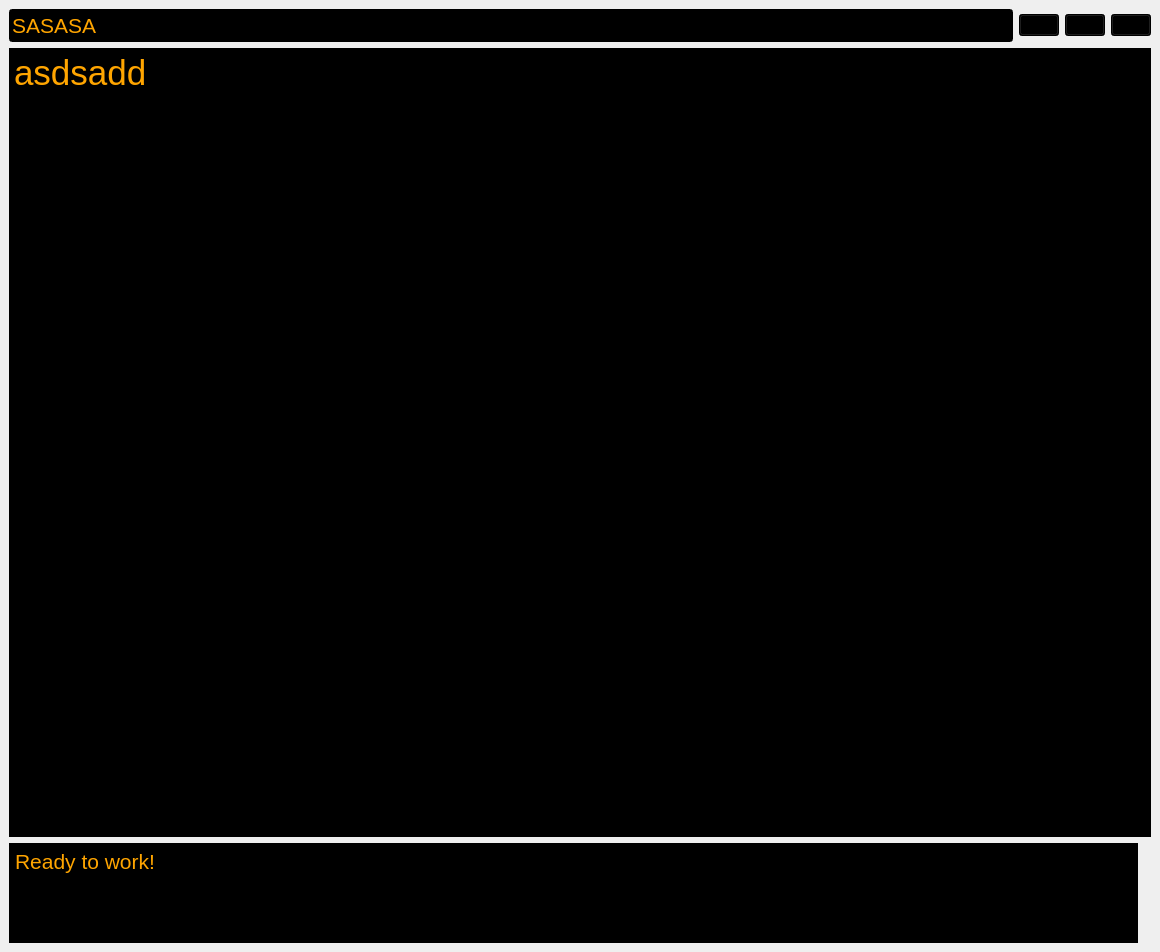
<?xml version="1.0" encoding="UTF-8"?>
<ui version="4.0">
 <class>MainWindow</class>
 <widget class="QMainWindow" name="MainWindow">
  <property name="geometry">
   <rect>
    <x>0</x>
    <y>0</y>
    <width>1160</width>
    <height>952</height>
   </rect>
  </property>
  <property name="windowTitle">
   <string>MainWindow</string>
  </property>
  <property name="styleSheet">
   <string notr="true">QWidget#centralwidget{
border-image: url(:/newPrefix/denise-bossarte-8rEJiVQk1Vw-unsplash.jpg);
}</string>
  </property>
  <widget class="QWidget" name="centralwidget">
   <layout class="QHBoxLayout" name="horizontalLayout_2">
    <item>
     <layout class="QVBoxLayout" name="generalContainer">
      <item>
       <layout class="QHBoxLayout" name="menuContainer">
        <item>
         <widget class="QLineEdit" name="adressLine">
          <property name="font">
           <font>
            <pointsize>16</pointsize>
           </font>
          </property>
          <property name="styleSheet">
           <string notr="true">QLineEdit {
background-color: black;
color: orange;
}</string>
          </property>
          <property name="text">
           <string>SASASA</string>
          </property>
          <property name="maxLength">
           <number>80</number>
          </property>
          <property name="frame">
           <bool>true</bool>
          </property>
          <property name="cursorPosition">
           <number>6</number>
          </property>
         </widget>
        </item>
        <item>
         <widget class="QPushButton" name="saveBtn">
          <property name="styleSheet">
           <string notr="true">QPushButton{
background-color:black;
color:orange;
}</string>
          </property>
          <property name="text">
           <string/>
          </property>
          <property name="icon">
           <iconset resource="form_Images/background.qrc">
            <normaloff>:/newPrefix/icons8-save-as-96.png</normaloff>:/newPrefix/icons8-save-as-96.png</iconset>
          </property>
          <property name="iconSize">
           <size>
            <width>30</width>
            <height>30</height>
           </size>
          </property>
          <property name="autoDefault">
           <bool>false</bool>
          </property>
          <property name="default">
           <bool>false</bool>
          </property>
          <property name="flat">
           <bool>false</bool>
          </property>
         </widget>
        </item>
        <item>
         <widget class="QPushButton" name="compileBtn">
          <property name="styleSheet">
           <string notr="true">QPushButton{
background-color:black;
color:orange;
}</string>
          </property>
          <property name="text">
           <string/>
          </property>
          <property name="icon">
           <iconset>
            <normalon>:/newPrefix/icons8-code-80.png</normalon>
           </iconset>
          </property>
          <property name="iconSize">
           <size>
            <width>30</width>
            <height>30</height>
           </size>
          </property>
         </widget>
        </item>
        <item>
         <widget class="QPushButton" name="closeBtn">
          <property name="styleSheet">
           <string notr="true">QPushButton{
background-color:black;
color:orange;
}</string>
          </property>
          <property name="text">
           <string/>
          </property>
          <property name="icon">
           <iconset resource="form_Images/background.qrc">
            <normaloff>:/newPrefix/icons8-close-window-96.png</normaloff>:/newPrefix/icons8-close-window-96.png</iconset>
          </property>
          <property name="iconSize">
           <size>
            <width>30</width>
            <height>30</height>
           </size>
          </property>
         </widget>
        </item>
       </layout>
      </item>
      <item>
       <layout class="QVBoxLayout" name="bodyContainer">
        <property name="rightMargin">
         <number>0</number>
        </property>
        <item>
         <widget class="QPlainTextEdit" name="codeEditor">
          <property name="minimumSize">
           <size>
            <width>0</width>
            <height>0</height>
           </size>
          </property>
          <property name="font">
           <font>
            <pointsize>26</pointsize>
           </font>
          </property>
          <property name="styleSheet">
           <string notr="true">QPlainTextEdit {
background-color: black;
color: orange;

}</string>
          </property>
          <property name="plainText">
           <string>asdsadd</string>
          </property>
         </widget>
        </item>
        <item>
         <layout class="QHBoxLayout" name="bottomContainer">
          <item alignment="Qt::AlignBottom">
           <widget class="QTextBrowser" name="logShower">
            <property name="enabled">
             <bool>true</bool>
            </property>
            <property name="palette">
             <palette>
              <active>
               <colorrole role="WindowText">
                <brush brushstyle="SolidPattern">
                 <color alpha="255">
                  <red>255</red>
                  <green>165</green>
                  <blue>0</blue>
                 </color>
                </brush>
               </colorrole>
               <colorrole role="Button">
                <brush brushstyle="SolidPattern">
                 <color alpha="255">
                  <red>0</red>
                  <green>0</green>
                  <blue>0</blue>
                 </color>
                </brush>
               </colorrole>
               <colorrole role="Text">
                <brush brushstyle="SolidPattern">
                 <color alpha="255">
                  <red>255</red>
                  <green>165</green>
                  <blue>0</blue>
                 </color>
                </brush>
               </colorrole>
               <colorrole role="ButtonText">
                <brush brushstyle="SolidPattern">
                 <color alpha="255">
                  <red>255</red>
                  <green>165</green>
                  <blue>0</blue>
                 </color>
                </brush>
               </colorrole>
               <colorrole role="Base">
                <brush brushstyle="SolidPattern">
                 <color alpha="255">
                  <red>0</red>
                  <green>0</green>
                  <blue>0</blue>
                 </color>
                </brush>
               </colorrole>
               <colorrole role="Window">
                <brush brushstyle="SolidPattern">
                 <color alpha="255">
                  <red>0</red>
                  <green>0</green>
                  <blue>0</blue>
                 </color>
                </brush>
               </colorrole>
              </active>
              <inactive>
               <colorrole role="WindowText">
                <brush brushstyle="SolidPattern">
                 <color alpha="255">
                  <red>255</red>
                  <green>165</green>
                  <blue>0</blue>
                 </color>
                </brush>
               </colorrole>
               <colorrole role="Button">
                <brush brushstyle="SolidPattern">
                 <color alpha="255">
                  <red>0</red>
                  <green>0</green>
                  <blue>0</blue>
                 </color>
                </brush>
               </colorrole>
               <colorrole role="Text">
                <brush brushstyle="SolidPattern">
                 <color alpha="255">
                  <red>255</red>
                  <green>165</green>
                  <blue>0</blue>
                 </color>
                </brush>
               </colorrole>
               <colorrole role="ButtonText">
                <brush brushstyle="SolidPattern">
                 <color alpha="255">
                  <red>255</red>
                  <green>165</green>
                  <blue>0</blue>
                 </color>
                </brush>
               </colorrole>
               <colorrole role="Base">
                <brush brushstyle="SolidPattern">
                 <color alpha="255">
                  <red>0</red>
                  <green>0</green>
                  <blue>0</blue>
                 </color>
                </brush>
               </colorrole>
               <colorrole role="Window">
                <brush brushstyle="SolidPattern">
                 <color alpha="255">
                  <red>0</red>
                  <green>0</green>
                  <blue>0</blue>
                 </color>
                </brush>
               </colorrole>
              </inactive>
              <disabled>
               <colorrole role="WindowText">
                <brush brushstyle="SolidPattern">
                 <color alpha="255">
                  <red>255</red>
                  <green>165</green>
                  <blue>0</blue>
                 </color>
                </brush>
               </colorrole>
               <colorrole role="Button">
                <brush brushstyle="SolidPattern">
                 <color alpha="255">
                  <red>0</red>
                  <green>0</green>
                  <blue>0</blue>
                 </color>
                </brush>
               </colorrole>
               <colorrole role="Text">
                <brush brushstyle="SolidPattern">
                 <color alpha="255">
                  <red>255</red>
                  <green>165</green>
                  <blue>0</blue>
                 </color>
                </brush>
               </colorrole>
               <colorrole role="ButtonText">
                <brush brushstyle="SolidPattern">
                 <color alpha="255">
                  <red>255</red>
                  <green>165</green>
                  <blue>0</blue>
                 </color>
                </brush>
               </colorrole>
               <colorrole role="Base">
                <brush brushstyle="SolidPattern">
                 <color alpha="255">
                  <red>0</red>
                  <green>0</green>
                  <blue>0</blue>
                 </color>
                </brush>
               </colorrole>
               <colorrole role="Window">
                <brush brushstyle="SolidPattern">
                 <color alpha="255">
                  <red>0</red>
                  <green>0</green>
                  <blue>0</blue>
                 </color>
                </brush>
               </colorrole>
              </disabled>
             </palette>
            </property>
            <property name="font">
             <font>
              <pointsize>16</pointsize>
              <weight>50</weight>
              <italic>false</italic>
              <bold>false</bold>
             </font>
            </property>
            <property name="contextMenuPolicy">
             <enum>Qt::DefaultContextMenu</enum>
            </property>
            <property name="autoFillBackground">
             <bool>false</bool>
            </property>
            <property name="styleSheet">
             <string notr="true">QTextBrowser {
background-color: black;
color: orange;
}</string>
            </property>
            <property name="frameShape">
             <enum>QFrame::Box</enum>
            </property>
            <property name="html">
             <string>&lt;!DOCTYPE HTML PUBLIC &quot;-//W3C//DTD HTML 4.0//EN&quot; &quot;http://www.w3.org/TR/REC-html40/strict.dtd&quot;&gt;
&lt;html&gt;&lt;head&gt;&lt;meta name=&quot;qrichtext&quot; content=&quot;1&quot; /&gt;&lt;style type=&quot;text/css&quot;&gt;
p, li { white-space: pre-wrap; }
&lt;/style&gt;&lt;/head&gt;&lt;body style=&quot; font-family:'MS Shell Dlg 2'; font-size:16pt; font-weight:400; font-style:normal;&quot;&gt;
&lt;p style=&quot; margin-top:0px; margin-bottom:0px; margin-left:0px; margin-right:0px; -qt-block-indent:0; text-indent:0px;&quot;&gt;Ready to work!&lt;/p&gt;&lt;/body&gt;&lt;/html&gt;</string>
            </property>
           </widget>
          </item>
          <item>
           <widget class="QLabel" name="logo">
            <property name="maximumSize">
             <size>
              <width>100</width>
              <height>100</height>
             </size>
            </property>
            <property name="text">
             <string/>
            </property>
            <property name="pixmap">
             <pixmap resource="form_Images/background.qrc">:/newPrefix/icon_1.png</pixmap>
            </property>
            <property name="scaledContents">
             <bool>true</bool>
            </property>
           </widget>
          </item>
         </layout>
        </item>
       </layout>
      </item>
     </layout>
    </item>
   </layout>
  </widget>
 </widget>
 <resources>
  <include location="form_Images/background.qrc"/>
 </resources>
 <connections/>
</ui>
